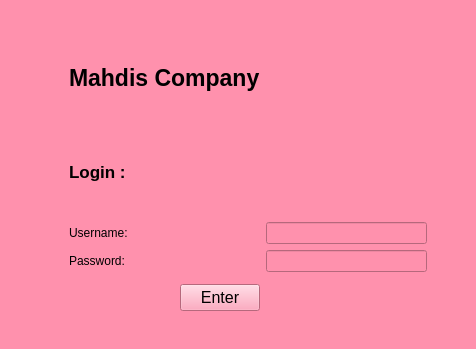
<?xml version="1.0" encoding="UTF-8"?>
<ui version="4.0">
 <class>MainWindow</class>
 <widget class="QMainWindow" name="MainWindow">
  <property name="geometry">
   <rect>
    <x>0</x>
    <y>0</y>
    <width>476</width>
    <height>349</height>
   </rect>
  </property>
  <property name="windowTitle">
   <string>MainWindow</string>
  </property>
  <property name="styleSheet">
   <string notr="true">
background-color: rgb(255, 145, 173);</string>
  </property>
  <widget class="QWidget" name="centralwidget">
   <layout class="QGridLayout" name="gridLayout">
    <item row="0" column="0">
     <layout class="QGridLayout" name="gridLayout_3">
      <item row="6" column="1">
       <layout class="QHBoxLayout" name="horizontalLayout">
        <item>
         <spacer name="horizontalSpacer_2">
          <property name="orientation">
           <enum>Qt::Horizontal</enum>
          </property>
          <property name="sizeHint" stdset="0">
           <size>
            <width>40</width>
            <height>20</height>
           </size>
          </property>
         </spacer>
        </item>
        <item>
         <widget class="QPushButton" name="enterbtn">
          <property name="font">
           <font>
            <pointsize>12</pointsize>
           </font>
          </property>
          <property name="text">
           <string>Enter</string>
          </property>
         </widget>
        </item>
       </layout>
      </item>
      <item row="5" column="1">
       <widget class="QLabel" name="label_2">
        <property name="text">
         <string>Password:</string>
        </property>
       </widget>
      </item>
      <item row="4" column="0">
       <spacer name="horizontalSpacer">
        <property name="orientation">
         <enum>Qt::Horizontal</enum>
        </property>
        <property name="sizeType">
         <enum>QSizePolicy::Minimum</enum>
        </property>
        <property name="sizeHint" stdset="0">
         <size>
          <width>60</width>
          <height>20</height>
         </size>
        </property>
       </spacer>
      </item>
      <item row="1" column="1">
       <widget class="QLabel" name="label_4">
        <property name="font">
         <font>
          <pointsize>17</pointsize>
          <bold>true</bold>
         </font>
        </property>
        <property name="text">
         <string>Mahdis Company</string>
        </property>
       </widget>
      </item>
      <item row="5" column="2">
       <widget class="QLineEdit" name="lineEdit"/>
      </item>
      <item row="4" column="1">
       <widget class="QLabel" name="label_3">
        <property name="text">
         <string>Username:</string>
        </property>
       </widget>
      </item>
      <item row="4" column="2">
       <widget class="QLineEdit" name="lineEdit_2"/>
      </item>
      <item row="2" column="1">
       <widget class="QLabel" name="label_5">
        <property name="font">
         <font>
          <pointsize>13</pointsize>
          <bold>true</bold>
         </font>
        </property>
        <property name="text">
         <string>Login :</string>
        </property>
       </widget>
      </item>
      <item row="1" column="2">
       <widget class="QLabel" name="label">
        <property name="maximumSize">
         <size>
          <width>120</width>
          <height>100</height>
         </size>
        </property>
        <property name="text">
         <string/>
        </property>
        <property name="pixmap">
         <pixmap resource="1.qrc">:/newPrefix/kindpng_170301.png</pixmap>
        </property>
        <property name="scaledContents">
         <bool>true</bool>
        </property>
       </widget>
      </item>
      <item row="6" column="2">
       <spacer name="verticalSpacer">
        <property name="orientation">
         <enum>Qt::Vertical</enum>
        </property>
        <property name="sizeType">
         <enum>QSizePolicy::Maximum</enum>
        </property>
        <property name="sizeHint" stdset="0">
         <size>
          <width>20</width>
          <height>40</height>
         </size>
        </property>
       </spacer>
      </item>
      <item row="0" column="2">
       <spacer name="verticalSpacer_2">
        <property name="orientation">
         <enum>Qt::Vertical</enum>
        </property>
        <property name="sizeType">
         <enum>QSizePolicy::Minimum</enum>
        </property>
        <property name="sizeHint" stdset="0">
         <size>
          <width>20</width>
          <height>25</height>
         </size>
        </property>
       </spacer>
      </item>
      <item row="4" column="3">
       <spacer name="horizontalSpacer_3">
        <property name="orientation">
         <enum>Qt::Horizontal</enum>
        </property>
        <property name="sizeType">
         <enum>QSizePolicy::Minimum</enum>
        </property>
        <property name="sizeHint" stdset="0">
         <size>
          <width>40</width>
          <height>20</height>
         </size>
        </property>
       </spacer>
      </item>
     </layout>
    </item>
   </layout>
  </widget>
  <widget class="QMenuBar" name="menubar">
   <property name="geometry">
    <rect>
     <x>0</x>
     <y>0</y>
     <width>476</width>
     <height>22</height>
    </rect>
   </property>
  </widget>
  <widget class="QStatusBar" name="statusbar"/>
 </widget>
 <resources>
  <include location="1.qrc"/>
 </resources>
 <connections/>
</ui>
